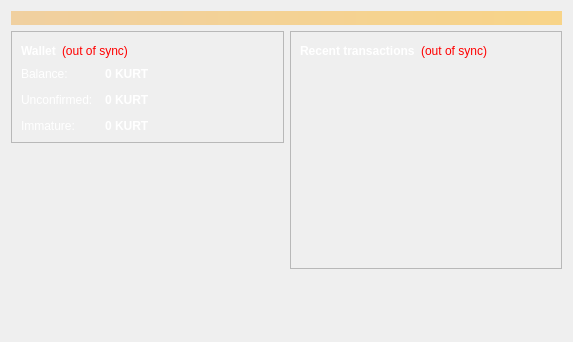
<?xml version="1.0" encoding="UTF-8"?>
<ui version="4.0">
 <class>OverviewPage</class>
 <widget class="QWidget" name="OverviewPage">
  <property name="geometry">
   <rect>
    <x>0</x>
    <y>0</y>
    <width>573</width>
    <height>342</height>
   </rect>
  </property>
  <property name="windowTitle">
   <string>Form</string>
  </property>
  <property name="styleSheet">
   <string notr="true">color: rgb(255, 255, 255);</string>
  </property>
  <layout class="QVBoxLayout" name="topLayout">
   <item>
    <widget class="QLabel" name="labelAlerts">
     <property name="visible">
      <bool>false</bool>
     </property>
     <property name="styleSheet">
      <string notr="true">background-color: qlineargradient(x1: 0, y1: 0, x2: 1, y2: 0, stop:0 #F0D0A0, stop:1 #F8D488); color:#000000;</string>
     </property>
     <property name="wordWrap">
      <bool>true</bool>
     </property>
     <property name="margin">
      <number>3</number>
     </property>
    </widget>
   </item>
   <item>
    <layout class="QHBoxLayout" name="horizontalLayout" stretch="1,1">
     <item>
      <layout class="QVBoxLayout" name="verticalLayout_2">
       <item>
        <widget class="QFrame" name="frame">
         <property name="frameShape">
          <enum>QFrame::StyledPanel</enum>
         </property>
         <property name="frameShadow">
          <enum>QFrame::Raised</enum>
         </property>
         <layout class="QVBoxLayout" name="verticalLayout_4">
          <item>
           <layout class="QHBoxLayout" name="horizontalLayout_4">
            <item>
             <widget class="QLabel" name="label_5">
              <property name="font">
               <font>
                <weight>75</weight>
                <bold>true</bold>
               </font>
              </property>
              <property name="text">
               <string>Wallet</string>
              </property>
             </widget>
            </item>
            <item>
             <widget class="QLabel" name="labelWalletStatus">
              <property name="toolTip">
               <string>The displayed information may be out of date. Your wallet automatically synchronizes with the Kurrent network after a connection is established, but this process has not completed yet.</string>
              </property>
              <property name="styleSheet">
               <string notr="true">QLabel { color: red; }</string>
              </property>
              <property name="text">
               <string notr="true">(out of sync)</string>
              </property>
              <property name="alignment">
               <set>Qt::AlignLeading|Qt::AlignLeft|Qt::AlignVCenter</set>
              </property>
             </widget>
            </item>
            <item>
             <spacer name="horizontalSpacer_2">
              <property name="orientation">
               <enum>Qt::Horizontal</enum>
              </property>
              <property name="sizeHint" stdset="0">
               <size>
                <width>40</width>
                <height>20</height>
               </size>
              </property>
             </spacer>
            </item>
           </layout>
          </item>
          <item>
           <layout class="QFormLayout" name="formLayout_2">
            <property name="fieldGrowthPolicy">
             <enum>QFormLayout::AllNonFixedFieldsGrow</enum>
            </property>
            <property name="horizontalSpacing">
             <number>12</number>
            </property>
            <property name="verticalSpacing">
             <number>12</number>
            </property>
            <item row="0" column="0">
             <widget class="QLabel" name="label">
              <property name="text">
               <string>Balance:</string>
              </property>
             </widget>
            </item>
            <item row="0" column="1">
             <widget class="QLabel" name="labelBalance">
              <property name="font">
               <font>
                <weight>75</weight>
                <bold>true</bold>
               </font>
              </property>
              <property name="cursor">
               <cursorShape>IBeamCursor</cursorShape>
              </property>
              <property name="toolTip">
               <string>Your current balance</string>
              </property>
              <property name="text">
               <string notr="true">0 KURT</string>
              </property>
              <property name="textInteractionFlags">
               <set>Qt::LinksAccessibleByMouse|Qt::TextSelectableByKeyboard|Qt::TextSelectableByMouse</set>
              </property>
             </widget>
            </item>
            <item row="1" column="0">
             <widget class="QLabel" name="label_3">
              <property name="text">
               <string>Unconfirmed:</string>
              </property>
             </widget>
            </item>
            <item row="1" column="1">
             <widget class="QLabel" name="labelUnconfirmed">
              <property name="font">
               <font>
                <weight>75</weight>
                <bold>true</bold>
               </font>
              </property>
              <property name="cursor">
               <cursorShape>IBeamCursor</cursorShape>
              </property>
              <property name="toolTip">
               <string>Total of transactions that have yet to be confirmed, and do not yet count toward the current balance</string>
              </property>
              <property name="text">
               <string notr="true">0 KURT</string>
              </property>
              <property name="textInteractionFlags">
               <set>Qt::LinksAccessibleByMouse|Qt::TextSelectableByKeyboard|Qt::TextSelectableByMouse</set>
              </property>
             </widget>
            </item>
            <item row="2" column="0">
             <widget class="QLabel" name="labelImmatureText">
              <property name="text">
               <string>Immature:</string>
              </property>
             </widget>
            </item>
            <item row="2" column="1">
             <widget class="QLabel" name="labelImmature">
              <property name="font">
               <font>
                <weight>75</weight>
                <bold>true</bold>
               </font>
              </property>
              <property name="toolTip">
               <string>Mined balance that has not yet matured</string>
              </property>
              <property name="text">
               <string notr="true">0 KURT</string>
              </property>
              <property name="textInteractionFlags">
               <set>Qt::LinksAccessibleByMouse|Qt::TextSelectableByKeyboard|Qt::TextSelectableByMouse</set>
              </property>
             </widget>
            </item>
           </layout>
          </item>
         </layout>
        </widget>
       </item>
       <item>
        <spacer name="verticalSpacer">
         <property name="orientation">
          <enum>Qt::Vertical</enum>
         </property>
         <property name="sizeHint" stdset="0">
          <size>
           <width>20</width>
           <height>40</height>
          </size>
         </property>
        </spacer>
       </item>
       <item>
        <widget class="QLabel" name="label_6">
         <property name="text">
          <string/>
         </property>
         <property name="pixmap">
          <pixmap resource="../bitcoin.qrc">:/images/wallet</pixmap>
         </property>
         <property name="scaledContents">
          <bool>false</bool>
         </property>
         <property name="alignment">
          <set>Qt::AlignCenter</set>
         </property>
         <property name="margin">
          <number>-2</number>
         </property>
        </widget>
       </item>
      </layout>
     </item>
     <item>
      <layout class="QVBoxLayout" name="verticalLayout_3">
       <item>
        <widget class="QFrame" name="frame_2">
         <property name="frameShape">
          <enum>QFrame::StyledPanel</enum>
         </property>
         <property name="frameShadow">
          <enum>QFrame::Raised</enum>
         </property>
         <layout class="QVBoxLayout" name="verticalLayout">
          <item>
           <layout class="QHBoxLayout" name="horizontalLayout_2">
            <item>
             <widget class="QLabel" name="label_4">
              <property name="text">
               <string>&lt;b&gt;Recent transactions&lt;/b&gt;</string>
              </property>
             </widget>
            </item>
            <item>
             <widget class="QLabel" name="labelTransactionsStatus">
              <property name="toolTip">
               <string>The displayed information may be out of date. Your wallet automatically synchronizes with the Kurrent network after a connection is established, but this process has not completed yet.</string>
              </property>
              <property name="styleSheet">
               <string notr="true">QLabel { color: red; }</string>
              </property>
              <property name="text">
               <string notr="true">(out of sync)</string>
              </property>
              <property name="alignment">
               <set>Qt::AlignRight|Qt::AlignTrailing|Qt::AlignVCenter</set>
              </property>
             </widget>
            </item>
            <item>
             <spacer name="horizontalSpacer">
              <property name="orientation">
               <enum>Qt::Horizontal</enum>
              </property>
              <property name="sizeHint" stdset="0">
               <size>
                <width>40</width>
                <height>20</height>
               </size>
              </property>
             </spacer>
            </item>
           </layout>
          </item>
          <item>
           <widget class="QListView" name="listTransactions">
            <property name="styleSheet">
             <string notr="true">QListView { background: transparent; }
QToolTip {color: black;}
</string>
            </property>
            <property name="frameShape">
             <enum>QFrame::NoFrame</enum>
            </property>
            <property name="verticalScrollBarPolicy">
             <enum>Qt::ScrollBarAlwaysOff</enum>
            </property>
            <property name="horizontalScrollBarPolicy">
             <enum>Qt::ScrollBarAlwaysOff</enum>
            </property>
            <property name="selectionMode">
             <enum>QAbstractItemView::NoSelection</enum>
            </property>
           </widget>
          </item>
         </layout>
        </widget>
       </item>
       <item>
        <spacer name="verticalSpacer_2">
         <property name="orientation">
          <enum>Qt::Vertical</enum>
         </property>
         <property name="sizeHint" stdset="0">
          <size>
           <width>20</width>
           <height>40</height>
          </size>
         </property>
        </spacer>
       </item>
      </layout>
     </item>
    </layout>
   </item>
  </layout>
 </widget>
 <resources>
  <include location="../bitcoin.qrc"/>
 </resources>
 <connections/>
</ui>
